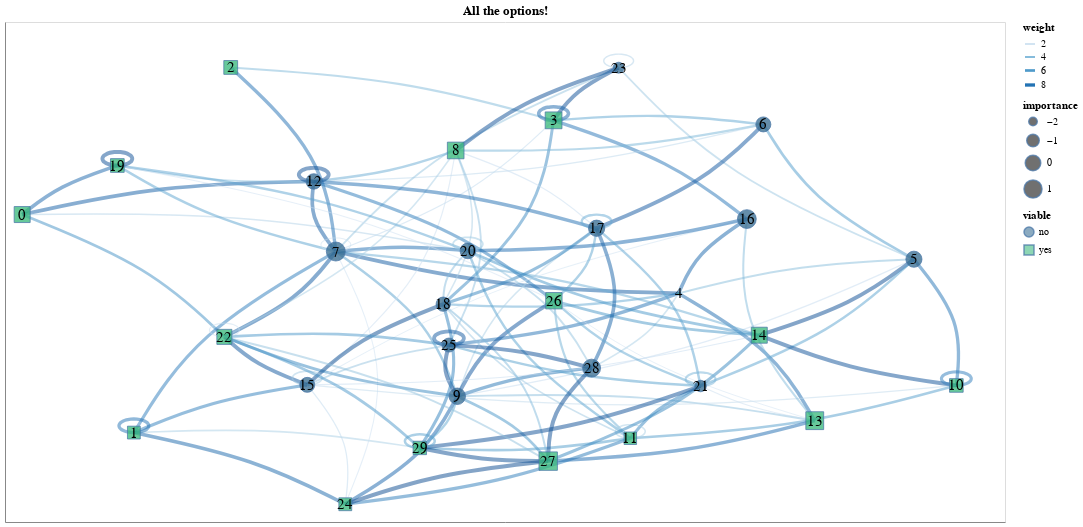

The cell this chart's notebook holds for it:
### Markdown cell above
Finally, play around with all the arguments (your IDE will likely describe them on hover and show their default values by hovering on the function):

### Code cell
anx.draw_networkx(G, pos,
    node_subset = None, edge_subset = None, show_orphans = True, show_self_loops = True,
    node_size = 'importance', node_outline_width = 1., node_shape = 'viable', node_colour = 'viable', node_cmap = 'viridis', node_alpha = .75,
    node_label = 'node', node_font_size = 15, node_font_colour = 'black', node_tooltip = ['name', 'importance', 'viable'], node_legend = True,
    edge_width = 'weight', edge_colour = 'weight', edge_cmap = 'blues', edge_alpha = .5, edge_tooltip = ['pair', 'weight'], edge_legend = True,
    loop_radius = .03, loop_angle = 90., loop_n_points = 30,
    curved_edges = True, edge_control_points = [(.5,.1)], edge_interpolation = 'basis',
    arrow_width = 2, arrow_length = .1, arrow_length_is_relative = True, arrow_colour = 'black', arrow_cmap = None, arrow_alpha = 1., arrow_legend = False
).properties(title = 'All the options!', width = 1000, height = 500).interactive()

### Figure 1 — Vega-Lite specification as saved in the notebook (floating-point values rounded to 4 significant figures; data arrays with more than 128 entries replaced by an {"elided": "..."} marker saying what was removed)
{"config": {"view": {"continuousWidth": 300, "continuousHeight": 300}}, "layer": [{"data": {"name": "data-325e1725fa0d7fc60652326a4480ae6e"}, "mark": {"type": "line", "interpolate": "basis", "opacity": 0.5}, "encoding": {"color": {"field": "weight", "legend": {}, "scale": {"scheme": "blues"}, "type": "quantitative"}, "detail": {"field": "edge", "type": "quantitative"}, "order": {"field": "order", "type": "quantitative"}, "strokeWidth": {"field": "weight", "legend": {}, "type": "quantitative"}, "tooltip": [{"field": "pair", "type": "nominal"}, {"field": "weight", "type": "quantitative"}], "x": {"axis": {"grid": false, "labels": false, "ticks": false, "title": ""}, "field": "x", "type": "quantitative"}, "y": {"axis": {"grid": false, "labels": false, "ticks": false, "title": ""}, "field": "y", "type": "quantitative"}}, "name": "view_2"}, {"data": {"name": "data-70f5e444b3c6b64d741982ac983475d4"}, "mark": {"type": "point", "opacity": 0.75, "strokeWidth": 1.0}, "encoding": {"fill": {"field": "viable", "scale": {"scheme": "viridis"}, "type": "nominal"}, "shape": {"field": "viable", "legend": {}, "type": "nominal"}, "size": {"field": "importance", "legend": {}, "type": "quantitative"}, "tooltip": [{"field": "name", "type": "quantitative"}, {"field": "importance", "type": "quantitative"}, {"field": "viable", "type": "nominal"}], "x": {"axis": {"grid": false, "labels": false, "ticks": false}, "field": "x", "type": "quantitative"}, "y": {"axis": {"grid": false, "labels": false, "ticks": false}, "field": "y", "type": "quantitative"}}}, {"data": {"name": "data-70f5e444b3c6b64d741982ac983475d4"}, "mark": {"type": "text", "baseline": "middle", "fill": "black", "size": 15}, "encoding": {"text": {"field": "node", "type": "quantitative"}, "x": {"axis": {"grid": false, "labels": false, "ticks": false}, "field": "x", "type": "quantitative"}, "y": {"axis": {"grid": false, "labels": false, "ticks": false}, "field": "y", "type": "quantitative"}}}], "height": 500, "params": [{"name": "param_2", "select": {"type": "interval", "encodings": ["x", "y"]}, "bind": "scales", "views": ["view_2"]}], "title": "All the options!", "width": 1000, "$schema": "https://vega.github.io/schema/vega-lite/v5.17.0.json", "datasets": {"data-325e1725fa0d7fc60652326a4480ae6e": {"elided": "768 records"}, "data-70f5e444b3c6b64d741982ac983475d4": [{"node": 0, "x": -0.9657, "y": 0.3528, "importance": 0.1687, "name": 958, "viable": "yes"}, {"node": 1, "x": -0.7423, "y": -0.6066, "importance": -0.9193, "name": 226, "viable": "yes"}, {"node": 2, "x": -0.5486, "y": 1.0, "importance": -0.6038, "name": 297, "viable": "yes"}, {"node": 3, "x": 0.09716, "y": 0.7673, "importance": 0.4813, "name": 5, "viable": "yes"}, {"node": 4, "x": 0.3471, "y": 0.005937, "importance": -2.818, "name": 640, "viable": "yes"}, {"node": 5, "x": 0.8179, "y": 0.1562, "importance": 0.2182, "name": 756, "viable": "no"}, {"node": 6, "x": 0.5167, "y": 0.7493, "importance": -0.1805, "name": 366, "viable": "no"}, {"node": 7, "x": -0.3383, "y": 0.1901, "importance": 1.411, "name": 442, "viable": "no"}, {"node": 8, "x": -0.09862, "y": 0.6347, "importance": 0.4204, "name": 672, "viable": "yes"}, {"node": 9, "x": -0.09542, "y": -0.4468, "importance": 0.3667, "name": 376, "viable": "no"}, {"node": 10, "x": 0.9027, "y": -0.3992, "importance": -0.6664, "name": 656, "viable": "yes"}, {"node": 11, "x": 0.2507, "y": -0.6315, "importance": -1.021, "name": 840, "viable": "yes"}, {"node": 12, "x": -0.3825, "y": 0.4985, "importance": -0.02481, "name": 178, "viable": "no"}, {"node": 13, "x": 0.6195, "y": -0.5542, "importance": 0.9147, "name": 376, "viable": "yes"}, {"node": 14, "x": 0.5086, "y": -0.1781, "importance": 0.1666, "name": 112, "viable": "yes"}, {"node": 15, "x": -0.3955, "y": -0.3966, "importance": -0.2067, "name": 487, "viable": "no"}, {"node": 16, "x": 0.4837, "y": 0.333, "importance": 1.316, "name": 640, "viable": "no"}, {"node": 17, "x": 0.1832, "y": 0.2925, "importance": 0.2776, "name": 345, "viable": "no"}, {"node": 18, "x": -0.1235, "y": -0.04163, "importance": -0.4319, "name": 369, "viable": "no"}, {"node": 19, "x": -0.7753, "y": 0.5686, "importance": -0.6362, "name": 415, "viable": "yes"}, {"node": 20, "x": -0.0741, "y": 0.193, "importance": 0.06918, "name": 163, "viable": "no"}, {"node": 21, "x": 0.3911, "y": -0.4016, "importance": -1.29, "name": 757, "viable": "no"}, {"node": 22, "x": -0.5613, "y": -0.1855, "importance": -0.1862, "name": 833, "viable": "yes"}, {"node": 23, "x": 0.2273, "y": 0.9989, "importance": -1.443, "name": 403, "viable": "no"}, {"node": 24, "x": -0.3194, "y": -0.9219, "importance": -0.9128, "name": 976, "viable": "yes"}, {"node": 25, "x": -0.112, "y": -0.2214, "importance": -0.5254, "name": 661, "viable": "no"}, {"node": 26, "x": 0.09774, "y": -0.02641, "importance": 0.325, "name": 987, "viable": "yes"}, {"node": 27, "x": 0.08639, "y": -0.7322, "importance": 1.159, "name": 40, "viable": "yes"}, {"node": 28, "x": 0.1732, "y": -0.3229, "importance": 0.96, "name": 335, "viable": "no"}, {"node": 29, "x": -0.1704, "y": -0.6741, "importance": -0.74, "name": 854, "viable": "yes"}]}}
